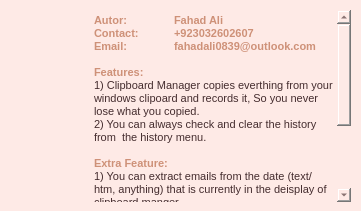
<?xml version="1.0" encoding="UTF-8"?>
<ui version="4.0">
 <class>Dialog</class>
 <widget class="QDialog" name="Dialog">
  <property name="geometry">
   <rect>
    <x>0</x>
    <y>0</y>
    <width>361</width>
    <height>211</height>
   </rect>
  </property>
  <property name="windowTitle">
   <string>About US</string>
  </property>
  <property name="windowIcon">
   <iconset>
    <normaloff>icons/about.png</normaloff>icons/about.png</iconset>
  </property>
  <property name="styleSheet">
   <string notr="true">background-color: rgb(254, 234, 230);
color: rgb(68, 44, 46);
border-radius: 10px;</string>
  </property>
  <widget class="QTextBrowser" name="textBrowser">
   <property name="geometry">
    <rect>
     <x>90</x>
     <y>10</y>
     <width>261</width>
     <height>192</height>
    </rect>
   </property>
   <property name="html">
    <string>&lt;!DOCTYPE HTML PUBLIC &quot;-//W3C//DTD HTML 4.0//EN&quot; &quot;http://www.w3.org/TR/REC-html40/strict.dtd&quot;&gt;
&lt;html&gt;&lt;head&gt;&lt;meta name=&quot;qrichtext&quot; content=&quot;1&quot; /&gt;&lt;style type=&quot;text/css&quot;&gt;
p, li { white-space: pre-wrap; }
&lt;/style&gt;&lt;/head&gt;&lt;body style=&quot; font-family:'MS Shell Dlg 2'; font-size:8.25pt; font-weight:400; font-style:normal;&quot;&gt;
&lt;p style=&quot; margin-top:0px; margin-bottom:0px; margin-left:0px; margin-right:0px; -qt-block-indent:0; text-indent:0px;&quot;&gt;&lt;span style=&quot; font-size:8pt; font-weight:600; color:#ce9178;&quot;&gt;Autor:	Fahad Ali&lt;/span&gt;&lt;/p&gt;
&lt;p style=&quot; margin-top:0px; margin-bottom:0px; margin-left:0px; margin-right:0px; -qt-block-indent:0; text-indent:0px;&quot;&gt;&lt;span style=&quot; font-size:8pt; font-weight:600; color:#ce9178;&quot;&gt;Contact:	+923032602607&lt;/span&gt;&lt;/p&gt;
&lt;p style=&quot; margin-top:0px; margin-bottom:0px; margin-left:0px; margin-right:0px; -qt-block-indent:0; text-indent:0px;&quot;&gt;&lt;span style=&quot; font-size:8pt; font-weight:600; color:#ce9178;&quot;&gt;Email:	fahadali0839@outlook.com&lt;/span&gt;&lt;/p&gt;
&lt;p style=&quot;-qt-paragraph-type:empty; margin-top:0px; margin-bottom:0px; margin-left:0px; margin-right:0px; -qt-block-indent:0; text-indent:0px; font-size:8pt; font-weight:600; color:#ce9178;&quot;&gt;&lt;br /&gt;&lt;/p&gt;
&lt;p style=&quot; margin-top:0px; margin-bottom:0px; margin-left:0px; margin-right:0px; -qt-block-indent:0; text-indent:0px;&quot;&gt;&lt;span style=&quot; font-size:8pt; font-weight:600; color:#ce9178;&quot;&gt;Features:&lt;/span&gt;&lt;/p&gt;
&lt;p style=&quot; margin-top:0px; margin-bottom:0px; margin-left:0px; margin-right:0px; -qt-block-indent:0; text-indent:0px;&quot;&gt;&lt;span style=&quot; font-size:8pt;&quot;&gt;1) Clipboard Manager copies everthing from your windows clipoard and records it, So you never lose what you copied.&lt;/span&gt;&lt;/p&gt;
&lt;p style=&quot; margin-top:0px; margin-bottom:0px; margin-left:0px; margin-right:0px; -qt-block-indent:0; text-indent:0px;&quot;&gt;&lt;span style=&quot; font-size:8pt;&quot;&gt;2) You can always check and clear the history from  the history menu.&lt;/span&gt;&lt;/p&gt;
&lt;p style=&quot;-qt-paragraph-type:empty; margin-top:0px; margin-bottom:0px; margin-left:0px; margin-right:0px; -qt-block-indent:0; text-indent:0px; font-size:8pt;&quot;&gt;&lt;br /&gt;&lt;/p&gt;
&lt;p style=&quot; margin-top:0px; margin-bottom:0px; margin-left:0px; margin-right:0px; -qt-block-indent:0; text-indent:0px;&quot;&gt;&lt;span style=&quot; font-size:8pt; font-weight:600; color:#ce9178;&quot;&gt;Extra Feature:&lt;/span&gt;&lt;/p&gt;
&lt;p style=&quot; margin-top:0px; margin-bottom:0px; margin-left:0px; margin-right:0px; -qt-block-indent:0; text-indent:0px;&quot;&gt;&lt;span style=&quot; font-size:8pt;&quot;&gt;1) You can extract emails from the date (text/htm, anything) that is currently in the deisplay of clipboard manger.&lt;/span&gt;&lt;/p&gt;
&lt;p style=&quot; margin-top:0px; margin-bottom:0px; margin-left:0px; margin-right:0px; -qt-block-indent:0; text-indent:0px;&quot;&gt;&lt;span style=&quot; font-size:8pt;&quot;&gt;2) You can extract URLs from the date (text/htm, anything) that is currently in the deisplay of clipboard manger.&lt;/span&gt;&lt;/p&gt;
&lt;p style=&quot;-qt-paragraph-type:empty; margin-top:0px; margin-bottom:0px; margin-left:0px; margin-right:0px; -qt-block-indent:0; text-indent:0px; font-size:8pt;&quot;&gt;&lt;br /&gt;&lt;/p&gt;
&lt;p style=&quot; margin-top:0px; margin-bottom:0px; margin-left:0px; margin-right:0px; -qt-block-indent:0; text-indent:0px;&quot;&gt;&lt;span style=&quot; font-size:8pt;&quot;&gt;This software is for personal use only.&lt;/span&gt;&lt;/p&gt;
&lt;p style=&quot;-qt-paragraph-type:empty; margin-top:0px; margin-bottom:0px; margin-left:0px; margin-right:0px; -qt-block-indent:0; text-indent:0px; font-size:8pt;&quot;&gt;&lt;br /&gt;&lt;/p&gt;
&lt;p style=&quot; margin-top:0px; margin-bottom:0px; margin-left:0px; margin-right:0px; -qt-block-indent:0; text-indent:0px;&quot;&gt;&lt;span style=&quot; font-family:'Consolas,Courier New,monospace'; font-size:8pt; color:#ce9178;&quot;&gt;Clipboard Manager 1.0 Copyright (c) 2022, Fahad Ali Chheena.&lt;/span&gt;&lt;/p&gt;&lt;/body&gt;&lt;/html&gt;</string>
   </property>
  </widget>
  <widget class="QLabel" name="label">
   <property name="geometry">
    <rect>
     <x>10</x>
     <y>70</y>
     <width>61</width>
     <height>61</height>
    </rect>
   </property>
   <property name="text">
    <string/>
   </property>
   <property name="pixmap">
    <pixmap>icons/clipboard-manager.ico</pixmap>
   </property>
   <property name="scaledContents">
    <bool>true</bool>
   </property>
   <property name="wordWrap">
    <bool>false</bool>
   </property>
  </widget>
 </widget>
 <resources/>
 <connections/>
</ui>
